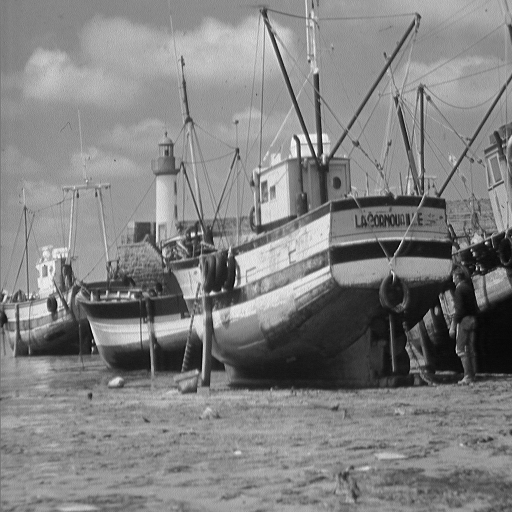
#> input picture opencv-rPi/rpi/pruebas/hist_cont_trans/boat.512.tiff, 512 x 512 px
$ python hist_example2.py
#> lines starting #> are read from the running program, lines starting #| are printed output that depends on the picture
import numpy as np
import matplotlib.pyplot as plt
import cv2

img = cv2.imread('boat.512.tiff', 0)
#> img is the input picture: shape (512, 512); min 0, max 255, mean 129.7
plt.subplots_adjust(hspace=0.25, wspace=0.25)
plt.subplot(1, 2, 1)
plt.imshow(img, cmap='gray')
plt.axis('off')
plt.title('Original Image')

plt.subplot(1, 2, 2)
hist, bins = np.histogram(img.ravel(),
                          bins=256,
                          range=(0, 255))
#> hist = 256 values, max 5796 at index 148, min 0 at index 254, mean 1024; bins = 257 values from 0 to 255
plt.bar(bins[:-1], hist)
plt.title('Histogram')
plt.show()
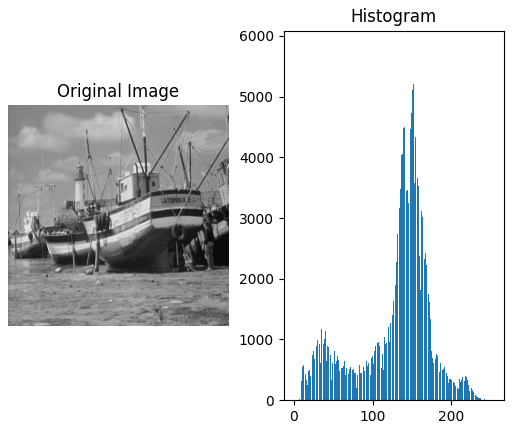
#> figure drawn by matplotlib, 2 panels; panel 2: tallest bar 5796 high, from x = 147 to 147.8

$ run again, with opencv-rPi/rpi/pruebas/hist_cont_trans/house2.tiff copied over opencv-rPi/rpi/pruebas/hist_cont_trans/boat.512.tiff
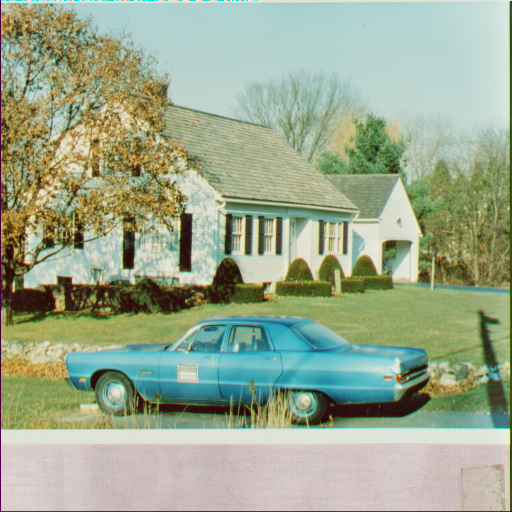
#> input picture opencv-rPi/rpi/pruebas/hist_cont_trans/house2.tiff, 512 x 512 px
#> `img = cv2.imread('boat.512.tiff', 0)`:
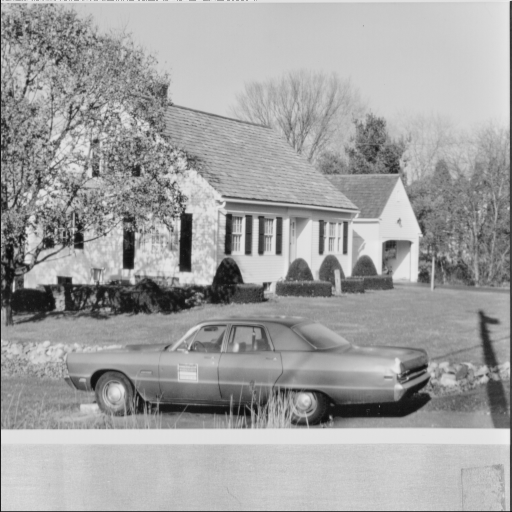
#> img: shape (512, 512); min 8, max 236, mean 161.4
#> hist = 256 values, max 7676 at index 200, min 0 at index 0, mean 1024; bins = 257 values from 0 to 255
#> `plt.show()`:
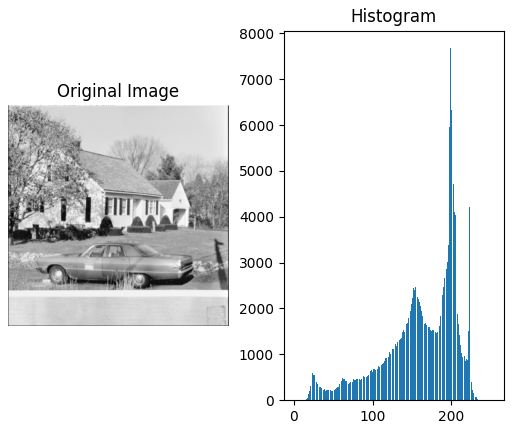
#> figure drawn by matplotlib, 2 panels; panel 2: tallest bar 7676 high, from x = 198.8 to 199.6

$ run again, with opencv-rPi/rpi/pruebas/hist_cont_trans/mandrill.tiff copied over opencv-rPi/rpi/pruebas/hist_cont_trans/boat.512.tiff
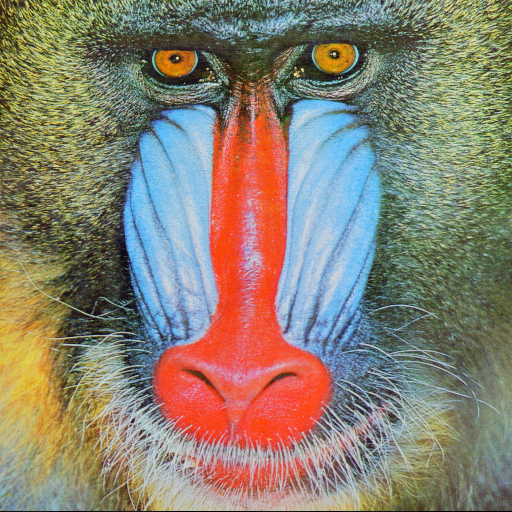
#> input picture opencv-rPi/rpi/pruebas/hist_cont_trans/mandrill.tiff, 512 x 512 px
#> `img = cv2.imread('boat.512.tiff', 0)`:
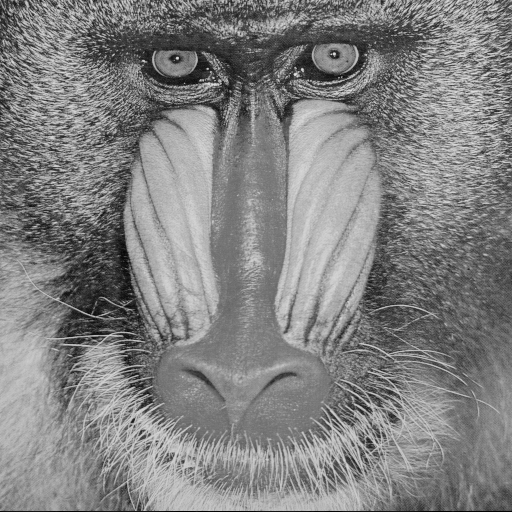
#> img: shape (512, 512); min 0, max 231, mean 129.6
#> hist = 256 values, max 2772 at index 121, min 0 at index 225, mean 1024; bins = 257 values from 0 to 255
#> `plt.show()`:
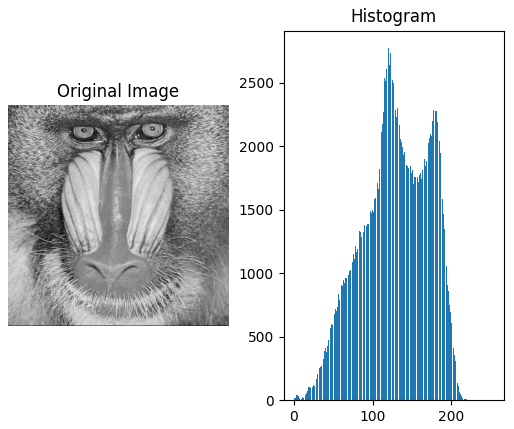
#> figure drawn by matplotlib, 2 panels; panel 2: tallest bar 2772 high, from x = 120.1 to 120.9

$ run again, with opencv-rPi/rpi/pruebas/hist_cont_trans/peppers.tiff copied over opencv-rPi/rpi/pruebas/hist_cont_trans/boat.512.tiff
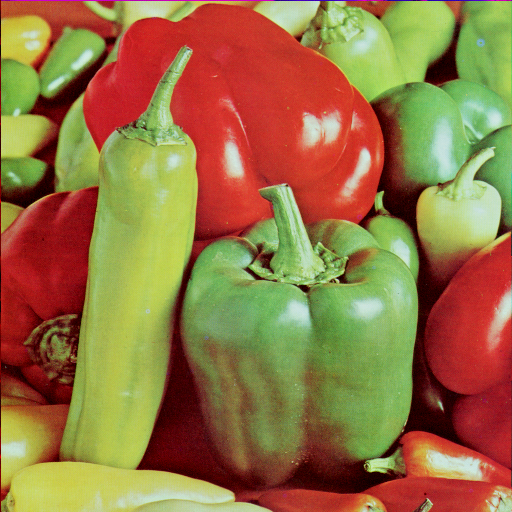
#> input picture opencv-rPi/rpi/pruebas/hist_cont_trans/peppers.tiff, 512 x 512 px
#> `img = cv2.imread('boat.512.tiff', 0)`:
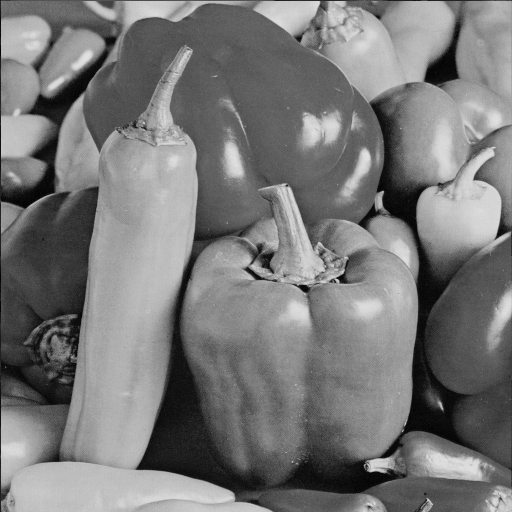
#> img: shape (512, 512); min 0, max 228, mean 120.2
#> hist = 256 values, max 2743 at index 96, min 0 at index 229, mean 1024; bins = 257 values from 0 to 255
#> `plt.show()`:
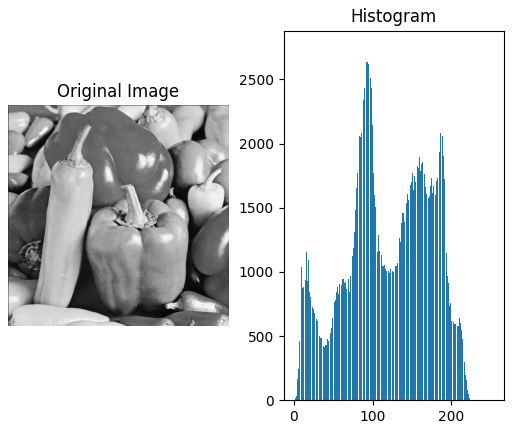
#> figure drawn by matplotlib, 2 panels; panel 2: tallest bar 2743 high, from x = 95.22 to 96.02
